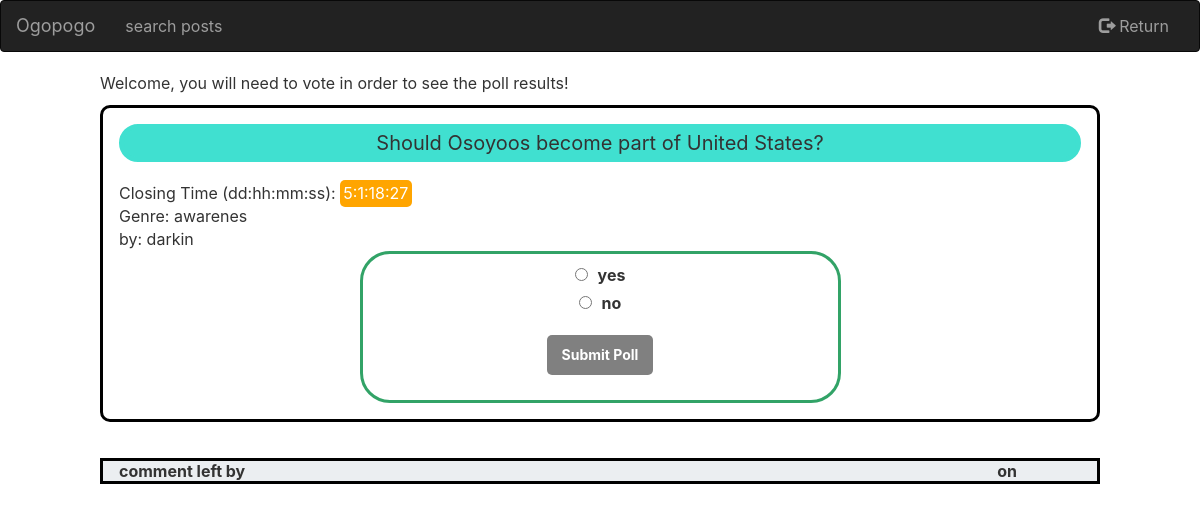
Page /src/server/displayPoll.php?pollId=mspK6w on the committed database.
### tables this page shows
CREATE TABLE IF NOT EXISTS `polls` (
  `id` int,
  `poll_title` varchar(255) NOT NULL,
  `meta_description` varchar(255) NOT NULL,
  `current_status` varchar(255) NOT NULL,
  `close_date` TIMESTAMP NOT NULL,
  `option1` varchar(255) NOT NULL,
  `option2` varchar(255) NOT NULL,
  `option3` varchar(255),
  `option4` varchar(255),
  `option5` varchar(255),
  `option6` varchar(255)

);

### src/server/displayPoll.php (the view, shortened to what this page needs)
<html>
<?php
if($_SERVER['REQUEST_METHOD'] === "GET"){
    if (isset($_GET["pollId"])) {
        $pollID =  $_GET["pollId"];
        $host = "mysql-server";
        $database = "ogopogo";
        $user = "webuser";
        $password = "P@ssw0rd";
        $connection = mysqli_connect($host, $user, $password, $database);
        $error = mysqli_connect_error();
        if($error != null){
            $output = "<p>Unable to connect to database!</p>";
            exit($output);
        }
        else
        {
            $sql = "SELECT * FROM polls WHERE id="."'".$pollID."';";
            $results = mysqli_query($connection, $sql);
            $row = mysqli_fetch_assoc($results);
            $author = $row['username'];
            $description=$row['meta_description'];
            $closedate = $row['close_date'];
            $option1 = $row['option1'];
            $option2 = $row['option2'];
        }
    }
    else{
        echo "<p class = 'warning'> fields are empty, try again </p>";
        exit;
    }
}
else {
    echo "error : unacceptable server request. access denied";
    echo "<p> BAD Connection Method! <a href='login.php'> register here</a></p>";
    die();
}
?>
	<head>
        <link rel="stylesheet" href="https://maxcdn.bootstrapcdn.com/bootstrap/3.4.1/css/bootstrap.min.css">
		<link rel="stylesheet" href="https://use.fontawesome.com/releases/v5.7.1/css/all.css">
        <link rel="stylesheet" href="css/poll.css">
	</head>
	<body>
    <nav class="navbar navbar-inverse">
        <div class="container-fluid">
            <div class="navbar-header">
            <a href="main.php" class="navbar-brand">Ogopogo</a>
            </div>
            <div class="collapse navbar-collapse" id="myNavbar">
            <ul class="nav navbar-nav">
                <li id="search"><a href="#">search posts</a></li>
            </ul>
            <ul class="nav navbar-nav navbar-right" id="logInlogOut">
                <li><a href="main.php" id="logoutbutt"><span class="glyphicon glyphicon-log-out"></span> Return</a></li>
            </ul>
            </div>
        </div>
    </nav>
    <div class="content home">
    <p>Welcome, you will need to vote in order to see the poll results!</p>
	<form>
        <fieldset>
            <legend><?php echo $GLOBALS['title'];?></legend>
            <span>Closing Time (dd:hh:mm:ss):  </span>
            <span style="background:orange ; color : white; padding:0.2em; border-radius: 5px" id="dueDate"><?php echo $closedate;?> <br></span>
            <span><br>Genre: <?php echo $description;?> <br> by: </span>
            <span id="username"><?php echo $author;?> <br></span>
            <div class="pollBox">
            <?php
                echo '<input type="radio" id="op1" class="vote" name="vote" value='.$option1.'>';
                echo '<label class="update" for="op1"> '.$option1.'</label><br>';
                echo '<input type="radio" id="op2" class="vote" name="vote" value='.$option2.'>';
                echo '<label class="update" for="op2"> '.$option2.'</label><br>';
            ?>
            <div id="submitPoll"><a href="#" class="create-poll">Submit Poll</a></div>
            </div>
        </fieldset>
    </form>
    <div class="pollResult" id="pollStat"></div>
    <div id="previousComments">
        <table id="commentTable">
            <thead>
                <th class="left">comment left by</th>
                <th class="right">on</th>
            </thead>
        </table>
    </div>
    </body>
</html>

### src/server/css/poll.css (style rules this page uses)
* { box-sizing: border-box; font-family: -apple-system, BlinkMacSystemFont, "segoe ui", roboto, oxygen, ubuntu, cantarell, "fira sans", "droid sans", "helvetica neue", Arial, sans-serif; font-size: 16px; -webkit-font-smoothing: antialiased; -moz-osx-font-smoothing: grayscale; }
body { background-color: #FFFFFF; margin: 0; }
.content { width: 1000px; margin: 0 auto; }
.home .create-poll { display: inline-block; text-decoration: none; background-color: grey; font-weight: bold; font-size: 14px; border-radius: 5px; color: #FFFFFF; padding: 10px 15px; margin: 15px 0; }
.home table { width: 100%; padding-top: 30px; border-collapse: collapse; }
.home table thead { background-color: #ebeef1; border-bottom: 1px solid #d3dae0; }
legend { font-size: 20px; background: turquoise; text-align: center; border: 5px solid turquoise; border-radius: 20px; }
form { padding: 1em; border: 1px solid black; border-width: 3px; border-radius: 10px; }
label { text-align: right; margin-left: 10px; }
.pollBox { margin: auto; width: 50%; border: 3px solid #32a367; padding: 10px; border-radius: 30px; text-align: center; }
.pollResult { margin: auto; width: 50%; padding: 10px; border-radius: 30px; text-align: center; }
table { border: 3px solid black; border-radius: 5px; }
th.left { padding-left: 1em; text-align: left; }
th.right { text-align: right; padding-right: 5em; }

### rows in the picture
polls: meta_description "awarenes", username "darkin", option1 "yes", option2 "no"

### other values in the picture
$GLOBALS['title'] "Should Osoyoos become part of United States?"
